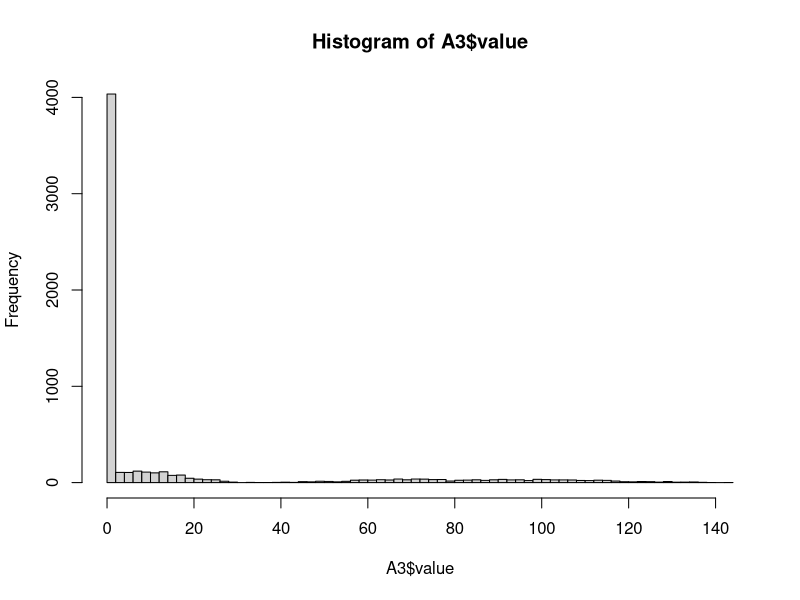
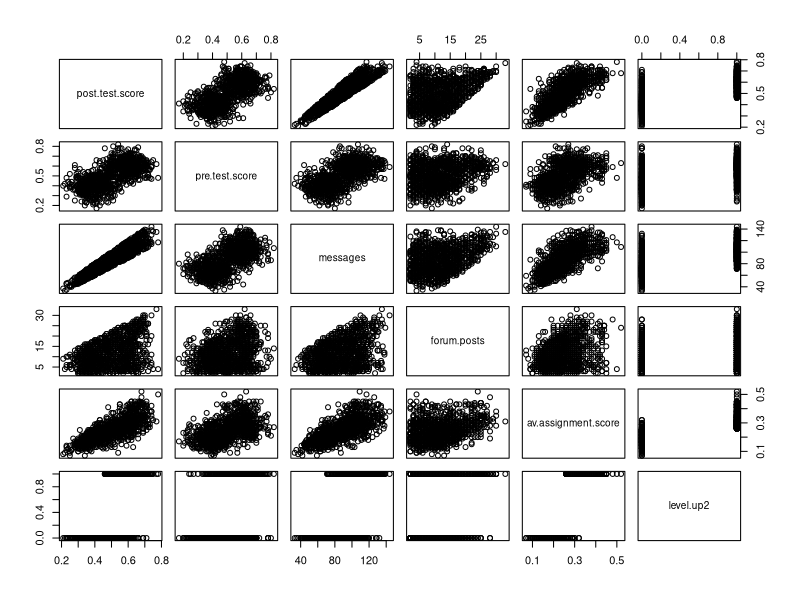
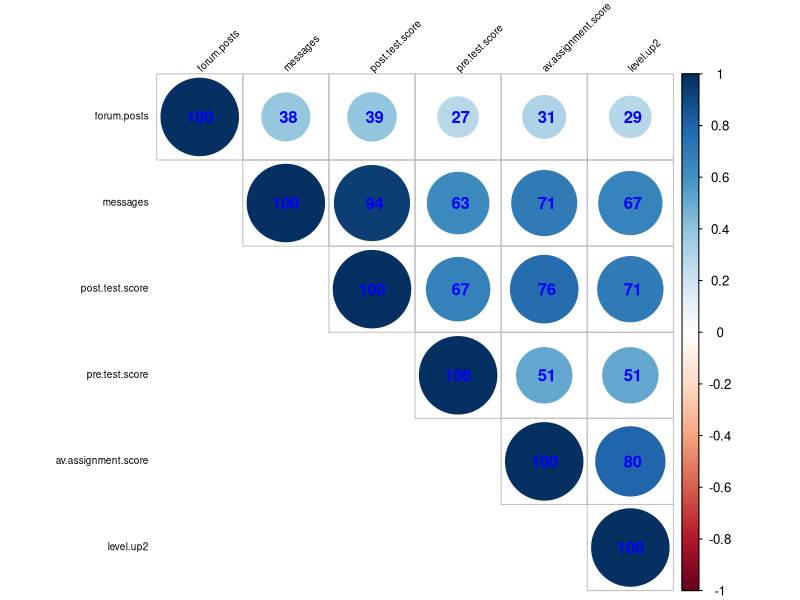
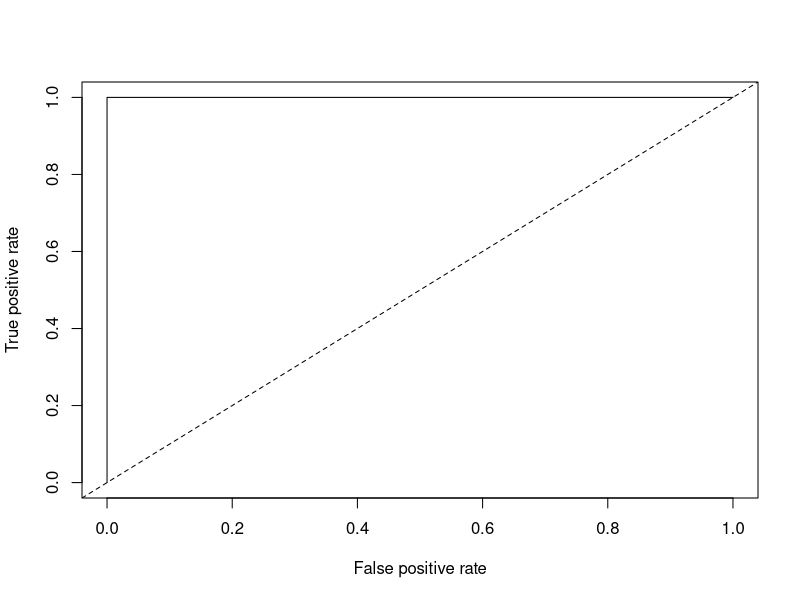
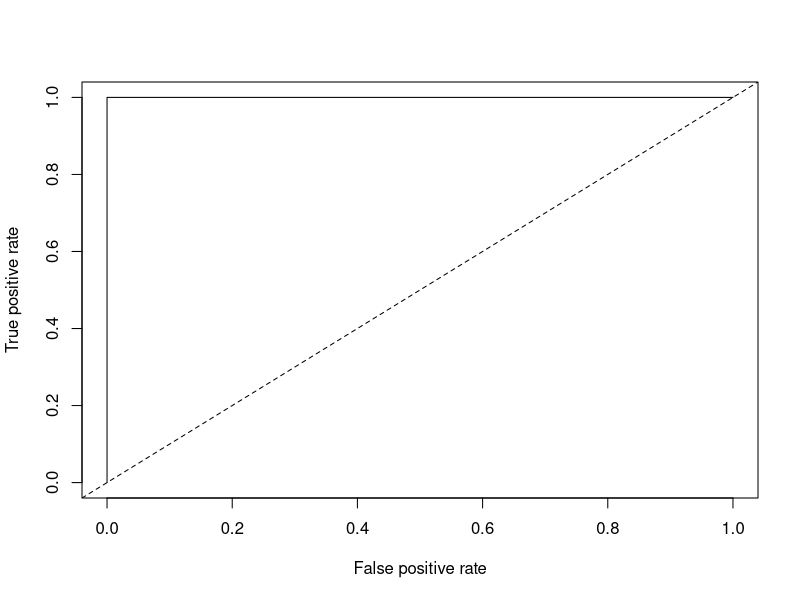

Source code (R) for these figures, in order: (Note: this script raises an error after producing the figures.)
## ---- chunk 1
A1<-read.table("online.data.csv", header = TRUE, sep = ",")
library("ggplot2")
install.packages("tidyr")
install.packages("dplyr")
library("tidyr")
library("dplyr")
## ---- chunk 2
A1$level.up2<-ifelse(A1$level.up=="no",0,1)
A2<-dplyr::select(A1, 2:6,8)
A3<-tidyr::gather(A2)
names(A3)<-c("variable","value")
g<-ggplot(A3, aes(value))
hist(A3$value, breaks = 100, ylim = c(0,4000))
#Start by creating histograms of the distributions for all variables (#HINT: look up "facet" in the ggplot documentation)
geom_histogram(mapping = NULL, data = A3[A3$variable == "post.test.score",], binwidth = 1)
geom_histogram(mapping = NULL, data = A3[A3$variable == "pre.test.score",], binwidth = 1)
geom_histogram(mapping = NULL, data = A3[A3$variable == "messages",], binwidth = 1)
geom_histogram(mapping = NULL, data = A3[A3$variable == "forum.posts",], binwidth = 1)
geom_histogram(mapping = NULL, data = A3[A3$variable == "av.assignment.score",], binwidth = 1)
facet_grid(.~variable)
#Then visualize the relationships between variables
A4<-dplyr::select(A1, 2:6,8)
plot(A4)
COR <- cor(A2)
library(corrplot)
corrplot(COR, order="AOE", method="circle", tl.pos="lt", type="upper",        
tl.col="black", tl.cex=0.6, tl.srt=45, 
        addCoef.col="blue", addCoefasPercent = TRUE,
        sig.level=0.50, insig = "blank")
#Try to capture an intution about the data and the relationships

## ---- chunk 3
#Create a classification tree that predicts whether a student "levels up" in the online course using three variables of your choice (As we did last time, set all controls to their minimums)
library(rpart)
c.tree1 <- rpart(level.up2 ~ post.test.score + pre.test.score + messages + forum.posts + av.assignment.score, method="class", data=A2, control=rpart.control(minsplit = 1, minbucket = 1, cp = 0.0001))
printcp(c.tree1)
#Plot and generate a CP table for your tree 
post(c.tree1, file = "tree1.ps", title = "")
printcp(c.tree1)
#Generate a probability value that represents the probability that a student levels up based your classification tree 
A2$pred <- predict(c.tree1, type = "prob")[,2]#Last class we used type = "class" which predicted the classification for us, this time we are using type = "prob" to see the probability that our classififcation is based on.


#Now you can generate the ROC curve for your model. You will need to install the package ROCR to do this.

library(ROCR)

#Plot the curve
pred.detail <- prediction(A2$pred, A2$level.up) 
plot(performance(pred.detail, "tpr", "fpr"))
abline(0, 1, lty = 2)

#Calculate the Area Under the Curve
unlist(slot(performance(pred.detail,"auc"), "y.values"))#Unlist liberates the AUC value from the "performance" object created by ROCR

#Now repeat this process, but using the variables you did not use for the previous model and compare the plots & results of your two models. Which one do you think was the better model? Why?
c.tree2 <- rpart(level.up2 ~ pre.test.score + forum.posts, method="class", data=A2, control = rpart.control(minsplit=1, minbucket=1))
printcp(c.tree2)
A2$pred <- predict(c.tree2, type = "prob")[,2]
pred.detail2 <- prediction(A2$pred, A2$level.up) 
plot(performance(pred.detail, "tpr", "fpr"))
abline(0, 1, lty = 2)
unlist(slot(performance(pred.detail,"auc"), "y.values"))
## ---- chunk 4
#Look at the ROC plot for your first model. Based on this plot choose a probability threshold that balances capturing the most correct predictions against false positives. Then generate a new variable in your data set that classifies each student according to your chosen threshold.

threshold.pred1 <- 0

#Now generate three diagnostics:
A2$threshold.pred1<- ifelse(A2$pred <= threshold.pred1, "no","yes")

T1 <- table(A2$level.up, A2$threshold.pred1)
T1
 #  no   yes
 #0 600   0
 #1 0     400
#Accuracy: correct predictions/total predictions
A2$accuracy.model1 <-(600+400)/(600+0+0+400)

A2$precision.model1 <- 400/(600+400)

A2$recall.model1 <- 400/(400+600)

#Finally, calculate Kappa for your model according to:

#First generate the table of comparisons
table1 <- table(A2$level.up, A2$threshold.pred1)

#Convert to matrix
matrix1 <- as.matrix(table1)

#Calculate kappa
kappa(matrix1, exact = TRUE)/kappa(matrix1)

#Now choose a different threshold value and repeat these diagnostics. What conclusions can you draw about your two thresholds?
A2$threshold.pred2<- ifelse(A2$pred <= threshold.pred1, "no","yes")
T2 <- table(A2$level.up, A2$threshold.pred2)
T2
A2$accuracy.model1 <-
A2$precision.model1 <-
A2$recall.model1 <-
table2 <- table(A2$level.up, A2$threshold.pred2)
matrix2 <- as.matrix(table2)
kappa(matrix2, exact = TRUE)/kappa(matrix2)
